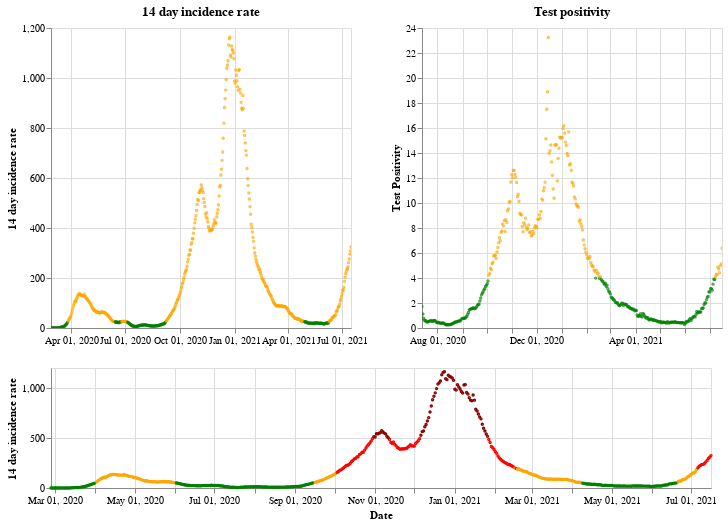

This figure's notebook cell:
### Markdown cell above
## Wales

### Code cell
plot_traffic_light('Wales')

### Figure 1 — Vega-Lite specification as saved in the notebook (floating-point values rounded to 4 significant figures; data arrays with more than 128 entries replaced by an {"elided": "..."} marker saying what was removed)
{"config": {"view": {"continuousWidth": 400, "continuousHeight": 300}}, "vconcat": [{"hconcat": [{"mark": {"type": "point", "size": 2}, "encoding": {"color": {"condition": {"value": "green", "test": "(datum.twoWeeklyCasesRate <= 25)"}, "value": "orange"}, "tooltip": [{"type": "nominal", "field": "areaName"}, {"type": "temporal", "field": "date"}, {"type": "quantitative", "field": "twoWeeklyCasesRate"}, {"type": "quantitative", "field": "testPositivity"}], "x": {"type": "temporal", "axis": {"title": ""}, "field": "date", "scale": {"domain": {"selection": "DateBrush"}}, "timeUnit": "yearmonthdate"}, "y": {"type": "quantitative", "axis": {"title": "14 day incidence rate"}, "field": "twoWeeklyCasesRate"}}, "title": "14 day incidence rate", "width": 300}, {"mark": {"type": "point", "size": 2}, "encoding": {"color": {"condition": {"value": "green", "test": "(datum.testPositivity <= 4)"}, "value": "orange"}, "tooltip": [{"type": "nominal", "field": "areaName"}, {"type": "temporal", "field": "date"}, {"type": "quantitative", "field": "twoWeeklyCasesRate"}, {"type": "quantitative", "field": "testPositivity"}], "x": {"type": "temporal", "axis": {"title": ""}, "field": "date", "scale": {"domain": {"selection": "DateBrush"}}, "timeUnit": "yearmonthdate"}, "y": {"type": "quantitative", "axis": {"title": "Test Positivity"}, "field": "testPositivity"}}, "title": "Test positivity", "width": 300}]}, {"layer": [{"mark": {"type": "point", "size": 2}, "encoding": {"color": {"condition": {"value": "orange", "test": "(((datum.testPositivity < 4) && (datum.twoWeeklyCasesRate >= 50)) && (datum.twoWeeklyCasesRate < 200))"}, "value": "red"}, "opacity": {"condition": {"value": 1, "test": "((datum.twoWeeklyCasesRate >= 50) && (datum.twoWeeklyCasesRate < 500))"}, "value": 0}, "tooltip": [{"type": "nominal", "field": "areaName"}, {"type": "temporal", "field": "date"}, {"type": "quantitative", "field": "twoWeeklyCasesRate"}, {"type": "quantitative", "field": "testPositivity"}], "x": {"type": "temporal", "axis": {"title": "Date"}, "field": "date", "timeUnit": "yearmonthdate"}, "y": {"type": "quantitative", "axis": {"title": "14 day incidence rate"}, "field": "twoWeeklyCasesRate"}}, "selection": {"DateBrush": {"type": "interval", "encodings": ["x"], "fields": ["Time"]}}}, {"mark": {"type": "point", "size": 2}, "encoding": {"color": {"value": "darkred"}, "opacity": {"condition": {"value": 1, "test": "(datum.twoWeeklyCasesRate >= 500)"}, "value": 0}, "tooltip": [{"type": "nominal", "field": "areaName"}, {"type": "temporal", "field": "date"}, {"type": "quantitative", "field": "twoWeeklyCasesRate"}, {"type": "quantitative", "field": "testPositivity"}], "x": {"type": "temporal", "axis": {"title": "Date"}, "field": "date", "timeUnit": "yearmonthdate"}, "y": {"type": "quantitative", "axis": {"title": "14 day incidence rate"}, "field": "twoWeeklyCasesRate"}}}, {"mark": {"type": "point", "size": 2}, "encoding": {"color": {"condition": {"value": "green", "test": "((datum.testPositivity < 4) && (datum.twoWeeklyCasesRate < 50))"}, "value": "orange"}, "opacity": {"condition": {"value": 1, "test": "(datum.twoWeeklyCasesRate < 50)"}, "value": 0}, "tooltip": [{"type": "nominal", "field": "areaName"}, {"type": "temporal", "field": "date"}, {"type": "quantitative", "field": "twoWeeklyCasesRate"}, {"type": "quantitative", "field": "testPositivity"}], "x": {"type": "temporal", "axis": {"title": "Date"}, "field": "date", "timeUnit": "yearmonthdate"}, "y": {"type": "quantitative", "axis": {"title": "14 day incidence rate"}, "field": "twoWeeklyCasesRate"}}}], "height": 120, "width": 660}], "data": {"name": "data-6eab97aba426aef1fbf683502506f3db"}, "$schema": "https://vega.github.io/schema/vega-lite/v4.8.1.json", "datasets": {"data-6eab97aba426aef1fbf683502506f3db": {"elided": "506 records"}}}
